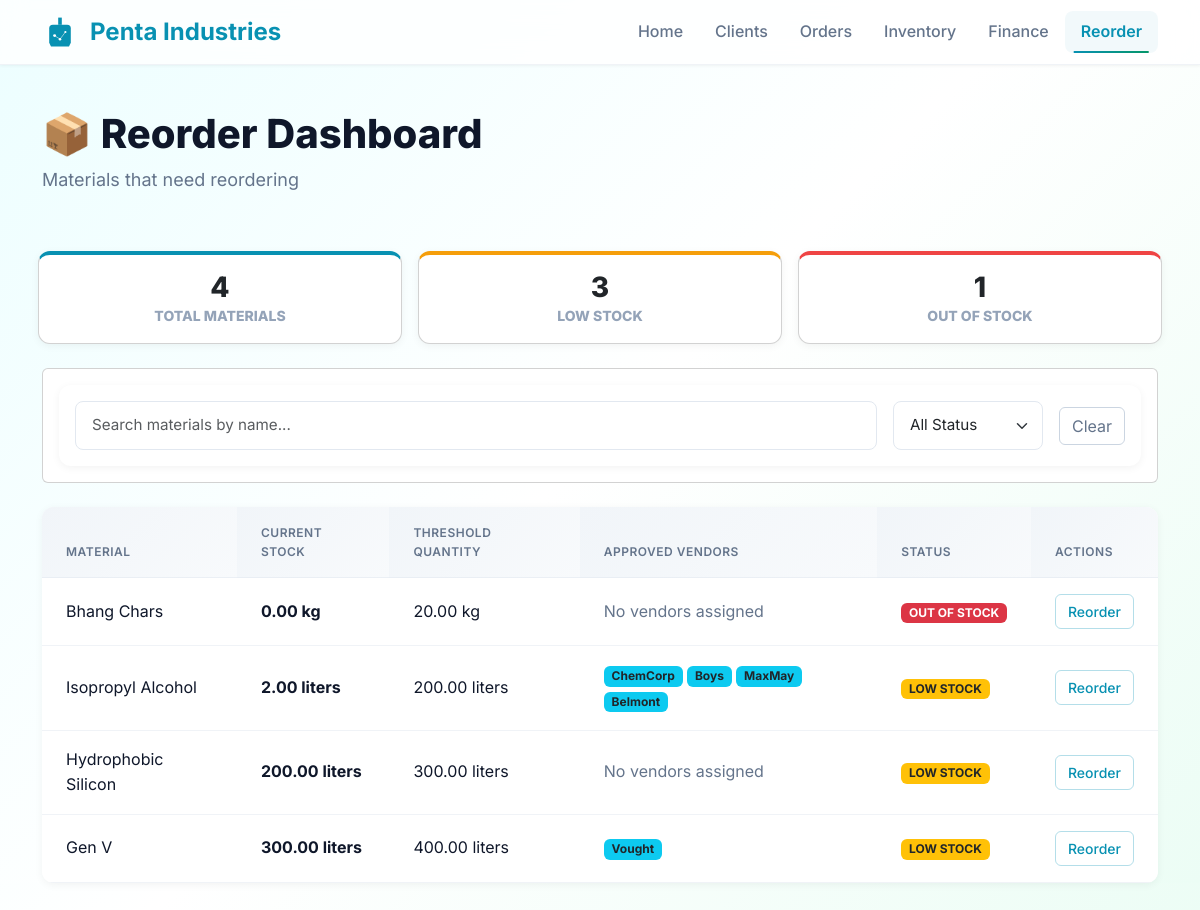
The app's page /reorder/, older data.
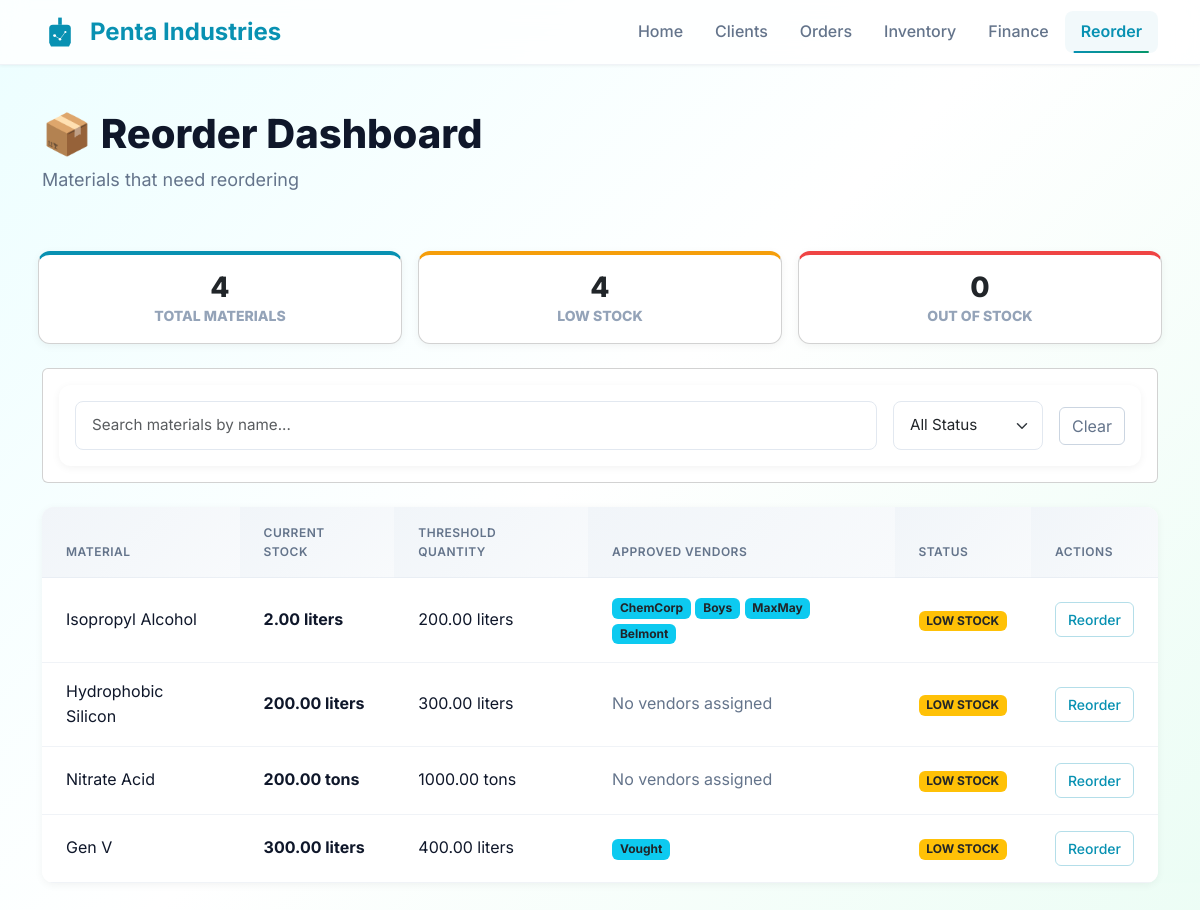
The same page, newer data.
### core/models.py (models this page shows, shortened)
class Material(models.Model):
    name = models.CharField(max_length=200)
    description = models.TextField(blank=True)
    reorder_level = models.DecimalField(max_digits=10, decimal_places=2, default=50.00)
    quantity = models.DecimalField(max_digits=10, decimal_places=2)
    unit = models.CharField(max_length=20, default='kg')
    max_quantity = models.DecimalField(max_digits=10, decimal_places=2, default=1000.00)
    threshold = models.DecimalField(max_digits=10, decimal_places=2, default=100.00)
    vendors = models.ManyToManyField('Vendor', related_name='materials', blank=True)
    last_updated = models.DateField(auto_now=True)  # ← Use DateField, not DateTimeField
    created_at = models.DateField(auto_now_add=True)  # ← Use DateField, not DateTimeField

class Vendor(models.Model):
    name = models.CharField(max_length=200, unique=True)
    contact_person = models.CharField(max, max_length=200, blank=True)
    email = models.EmailField(blank=True)
    phone = models.CharField(max_length=20, blank=True)
    address = models.TextField(blank=True)
    created_at = models.DateTimeField(auto_now_add=True)

### core/views.py (the view, shortened to what this page needs)
# urls.py: path('reorder/', views.reorder_dashboard, name='reorder_dashboard'),
def reorder_dashboard(request):
    search_query = request.GET.get('search', '').strip()
    status_filter = request.GET.get('status','').strip()
    materials = Material.objects.filter(quantity__lte=F('threshold'))
    total_reorder_materials = materials.count()
    low_stock_materials_count = materials.filter(
        quantity__gt=0,
    ).count()
    out_of_stock_materials_count = materials.filter(
        quantity__lte=0
    ).count()
    if search_query:
        materials = materials.filter(
            Q(name__icontains=search_query)
        )
    if status_filter:
        if status_filter == 'out_of_stock':
            materials = materials.filter(quantity__lte=0)
        elif status_filter == 'low_stock':
            materials = materials.filter(quantity__gt=0)
    low_stock_materials = materials.order_by('quantity')
    context = {
        'low_stock_materials': low_stock_materials,
        'title': 'Reorder Dashboard',
        'total_reorder_materials' : total_reorder_materials,
        'low_stock_materials_count' : low_stock_materials_count,
        'out_of_stock_materials_count' : out_of_stock_materials_count,
    }
    return render(request, 'reorder_dashboard.html', context)

### templates/reorder_dashboard.html (shortened to what the changed rows need)
{% load static %}
<!DOCTYPE html>
<html lang="en">
<head>
  <link href="https://cdn.jsdelivr.net/npm/bootstrap@5.3.2/dist/css/bootstrap.min.css" rel="stylesheet">
  <link href="{% static 'css/order-dashboard.css' %}" rel="stylesheet">
</head>
<body>
  <div class="container mt-4">
    <div class="d-flex justify-content-between align-items-center mb-4" style="margin-top: 45px;">
      <div>
        <h2 style="font-weight: 800; font-size: 40px;">📦 Reorder Dashboard</h2>
      </div>
    </div>
  </div>
<div class="container mt-0 mb-4 summary">
  <div class="row g-3" style="margin-top: 40px;">
    <div class="col-md-4">
      <div class="card text-center p-3" style="border-top: 4px solid #f59e0b; border-radius: 12px; box-shadow: 0 2px 8px rgba(0,0,0,0.05);">
        <h3 class="mb-0">{{ low_stock_materials_count }}</h3>
        <small class="text-muted">LOW STOCK</small>
      </div>
    </div>
    <div class="col-md-4">
      <div class="card text-center p-3" style="border-top: 4px solid #ef4444; border-radius: 12px; box-shadow: 0 2px 8px rgba(0,0,0,0.05);">
        <h3 class="mb-0">{{ out_of_stock_materials_count }}</h3>
        <small class="text-muted">OUT OF STOCK</small>
      </div>
    </div>
  </div>
</div>
  <div class="container mb-5">
    <div class="card">
      <div class="table-responsive">
        <table class="table table-hover mb-0">
          <thead>
            <tr>
              <th>Material</th>
              <th>Current Stock</th>
              <th>Threshold Quantity</th>
              <th>Approved Vendors</th>
              <th>Status</th>
              <th>Actions</th>
            </tr>
          </thead>
          <tbody>
            {% for material in low_stock_materials %}
            <tr>
              <td>{{ material.name }}</td>
              <td><strong>{{ material.quantity }} {{ material.unit }}</strong></td>
              <td>{{ material.threshold }} {{ material.unit }}</td>
              <td>
                {% if material.vendors.exists %}
                  {% for vendor in material.vendors.all %}
                    <span class="badge bg-info text-dark">{{ vendor.name }}</span>
                  {% endfor %}
                {% else %}
                  <span class="text-muted">No vendors assigned</span>
                {% endif %}
              </td>
              <td>
                {% if material.quantity <= 0 %}
                  <span class="badge bg-danger">OUT OF STOCK</span>
                {% elif material.quantity <= material.threshold %}
                  <span class="badge bg-warning text-dark">LOW STOCK</span>
                {% endif %}
              </td>
              <td>
                <button type="button" class="btn btn-sm btn-outline-primary"
                        data-bs-toggle="modal"
                        data-bs-target="#reorderModal"
                        data-material-id="{{ material.id }}"
                        data-material-name="{{ material.name }}"
                        data-current-stock="{{ material.quantity }}"
                        data-reorder-level="{{ material.threshold}}">
                  Reorder
                </button>
              </td>
            </tr>
            {% empty %}
            <tr>
              <td colspan="6" class="text-center py-4">
                <h4 class="text-muted">No Results</h4>
              </td>
            </tr>
            {% endfor %}
          </tbody>
        </table>
      </div>
    </div>
  </div>
</body>
</html>

Row changes from the older to the newer data that the page shows:
removed Material: name "Bhang Chars", quantity "0.00", unit "kg", threshold "20.00", shows "No vendors assigned", shows "OUT OF STOCK"
added Material: name "Nitrate Acid", quantity "200.00", unit "tons", threshold "1000.00", shows "No vendors assigned", shows "LOW STOCK"
Text that changed along with them:
{{ low_stock_materials_count }}: "3" → "4"
{{ out_of_stock_materials_count }}: "1" → "0"
